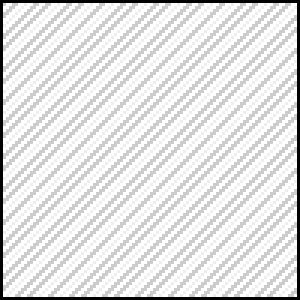
#> input picture scripts/structured_edges_output.png, 100 x 100 px (shown 3 times larger)
$ python -i structured_edges.py   (imports and definitions only)   (older library calls are emulated)
#> lines starting #> are read from the running program, lines starting #| are printed output that depends on the picture
#> further down, picture is the input picture: shape (100, 100, 3); min 0, max 15, mean 13.3
#!/usr/bin/env python3
"""
Structured Edge Detection
Category: edge_detection
"""
import cv2
import numpy as np
import argparse
import os
from logging_utils import get_logger
import aps # Placeholder for aps.py integration

# Logger setup
# [1 line that did not run here, left out]

def structured_edges(image: np.ndarray) -> np.ndarray:
    """
    Applies a simplified structured edge detection to an image.

    Args:
        image: Input image.

    Returns:
        Edge-detected image.
    """
    gray = cv2.cvtColor(image, cv2.COLOR_BGR2GRAY) if len(image.shape) == 3 else image
    # Compute gradients
    gx = cv2.Sobel(gray, cv2.CV_32F, 1, 0, ksize=3)
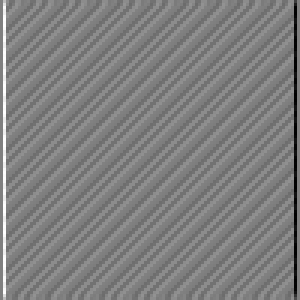
#> gx: shape (100, 100) float32 (shown 3 times larger); min -59, max 59, mean 0; drawn with min black and max white
    gy = cv2.Sobel(gray, cv2.CV_32F, 0, 1, ksize=3)
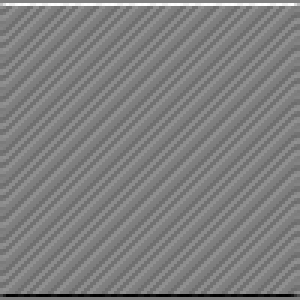
#> gy: shape (100, 100) float32 (shown 3 times larger); min -59, max 59, mean 0; drawn with min black and max white
    # Compute magnitude and orientation
    magnitude = np.sqrt(gx**2 + gy**2)
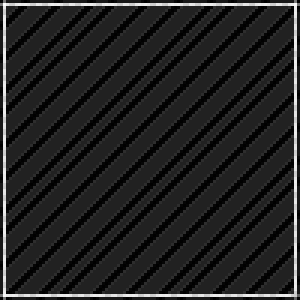
#> magnitude: shape (100, 100) float32 (shown 3 times larger); min 0, max 63.64, mean 8.6; drawn with min black and max white
    orientation = np.arctan2(gy, gx)
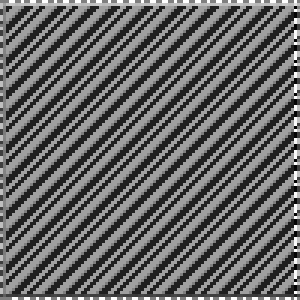
#> orientation: shape (100, 100) float32 (shown 3 times larger); min -3.12, max 3.14, mean -0.621; drawn with min black and max white
    # Non-maximum suppression (simplified)
    result = np.zeros_like(gray)
    angle = orientation * 180.0 / np.pi
    angle[angle < 0] += 180
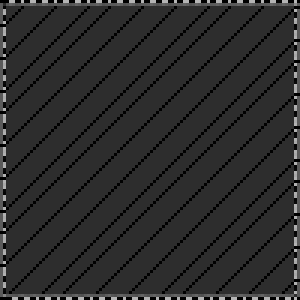
#> angle: shape (100, 100) float32 (shown 3 times larger); min 0, max 180, mean 44.1
    for i in range(1, gray.shape[0]-1):
        for j in range(1, gray.shape[1]-1):
            q = 255
            r = 255
            # angle 0
            if (0 <= angle[i,j] < 22.5) or (157.5 <= angle[i,j] <= 180):
                q = magnitude[i, j+1]
                r = magnitude[i, j-1]
            # angle 45
            elif (22.5 <= angle[i,j] < 67.5):
                q = magnitude[i+1, j-1]
                r = magnitude[i-1, j+1]
            # angle 90
            elif (67.5 <= angle[i,j] < 112.5):
                q = magnitude[i+1, j]
                r = magnitude[i-1, j]
            # angle 135
            elif (112.5 <= angle[i,j] < 157.5):
                q = magnitude[i-1, j-1]
                r = magnitude[i+1, j+1]
            if (magnitude[i,j] >= q) and (magnitude[i,j] >= r):
                result[i,j] = magnitude[i,j]
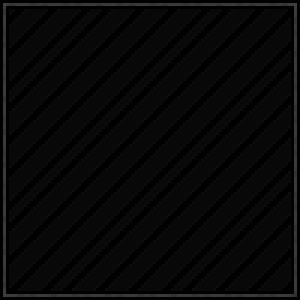
#> result: shape (100, 100) (shown 3 times larger); min 0, max 63, mean 7.8
    result = np.uint8(np.clip(result, 0, 255))
    if len(image.shape) == 3:
        result = cv2.cvtColor(result, cv2.COLOR_GRAY2BGR)
#> result: shape (100, 100, 3)

    return result

def main(args):
    """Main function to apply structured edge detection and save the result."""
    logger.info(f"Starting script: {os.path.basename(__file__)}")
    logger.info(f"Received arguments: {args}")

    try:
        # Load image
        img = cv2.imread(args.input_path, cv2.IMREAD_UNCHANGED)
        if img is None:
            logger.error(f"Failed to load image from: {args.input_path}")
            return

        logger.info(f"Successfully loaded image from: {args.input_path}")

        # Process image
        result = structured_edges(img)
        logger.info("Applied structured edge detection")

        # Save result
        cv2.imwrite(args.output_path, result)
        logger.info(f"Saved processed image to: {args.output_path}")

    except Exception as e:
        logger.error(f"An error occurred: {e}", exc_info=True)

# [7 lines not run here, left out]

>>> import cv2
>>> picture = cv2.imread('../../../scripts/structured_edges_output.png')
>>> result = structured_edges(picture)
